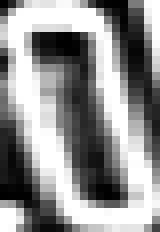
#> input picture clase_03/data/BaseOCR_MultiStyle/0/Argentina_EXP-FJ-01-OCR 2008-5-7 17.56.15.bmp_0006.bmp, 20 x 29 px (shown 8 times larger); its folder holds only this picture in this run
$ python Ej1.py
#> lines starting #> are read from the running program, lines starting #| are printed output that depends on the picture
### clase_03/ejercicios/helper_functions.py

import numpy as np
from scipy.signal import convolve as conv2
import cv2, os

def loadDataset(dataset_folder, digitos, Nc, imageDim):

#> called with dataset_folder = '../data/BaseOCR_MultiStyle', Nc = 10, imageDim = 28
    data = []
    target = []

    for d in digitos:
        pics = os.listdir(os.path.join(dataset_folder,d))
        for pic in pics:
            try:
                i = cv2.imread(os.path.join(dataset_folder,d,pic))
#> i is the input picture: shape (29, 20, 3); min 0, max 255, mean 144.6
            except:
                print('Problema con picture ', os.path.join(dataset_folder,d,pic))
            else:
                if len(i.shape) == 3: # only grayscale images
                    i = cv2.cvtColor(i,cv2.COLOR_RGB2GRAY)
#> i: shape (29, 20)
                ii = cv2.resize(i, (imageDim, imageDim))
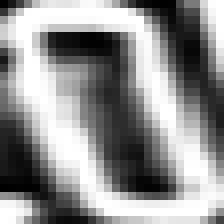
#> ii: shape (28, 28) (shown 8 times larger); min 0, max 255, mean 144.5
                data.append(ii)
                v = np.zeros((Nc))
                v[int(d)] = 1.
                target.append(v)

    data = np.array(data, dtype=np.float32)
    target = np.array(target, dtype=np.float32)

    return data.T, target.T # se devuelve traspuesta ya que el primer axis es el nro de samples


# [177 lines left out: functions cnnInitParams, cnnParamsToStack, cnnConvolve, cnnPool, not called in this run]

### clase_03/ejercicios/Ej1.py
import numpy as np
import os, sys
from helper_functions import cnnConvolve, loadDataset
# ======================================================================
#  PASO 1: Implementar y Testear la convolucion
#   En esta etapa, se debe implementar la operacion de convolucion. Se
#   ofrece un test en un pequeño set para asegurar que la implementacion es
#   correcta.
filterDim = 8          #% tamanio del filtro
numFilters = 100         #% cantidad de filtros
poolDim = 3          #% dimension of pooling region

#  1a: Implementar la funcion cnnConvolve en helper_functions.py
#  Usamos un set pequeño de imagenes: las 8 primeras
digitos = ['0','1','2','3','4','5','6','7','8','9']
dataset_folder = '../data/BaseOCR_MultiStyle'
Nc = len(digitos)
imageDim = 28;         #% image dimension
#> (the run stopped early here; a loop or call above may not have finished)
